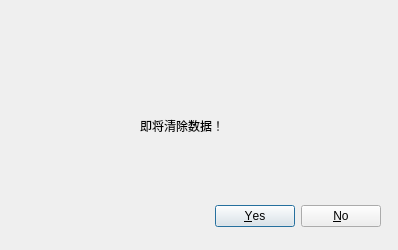
<?xml version="1.0" encoding="UTF-8"?>
<ui version="4.0">
 <class>QingChu</class>
 <widget class="QDialog" name="QingChu">
  <property name="geometry">
   <rect>
    <x>0</x>
    <y>0</y>
    <width>398</width>
    <height>250</height>
   </rect>
  </property>
  <property name="windowTitle">
   <string>Dialog</string>
  </property>
  <widget class="QDialogButtonBox" name="buttonBox">
   <property name="geometry">
    <rect>
     <x>40</x>
     <y>200</y>
     <width>341</width>
     <height>32</height>
    </rect>
   </property>
   <property name="orientation">
    <enum>Qt::Horizontal</enum>
   </property>
   <property name="standardButtons">
    <set>QDialogButtonBox::No|QDialogButtonBox::Yes</set>
   </property>
  </widget>
  <widget class="QLabel" name="label">
   <property name="geometry">
    <rect>
     <x>0</x>
     <y>0</y>
     <width>401</width>
     <height>251</height>
    </rect>
   </property>
   <property name="text">
    <string/>
   </property>
   <property name="pixmap">
    <pixmap>:/new/prefix1/image/timg (1).jfif</pixmap>
   </property>
  </widget>
  <widget class="QLabel" name="label_2">
   <property name="geometry">
    <rect>
     <x>140</x>
     <y>100</y>
     <width>121</width>
     <height>51</height>
    </rect>
   </property>
   <property name="text">
    <string>即将清除数据！</string>
   </property>
  </widget>
  <zorder>label</zorder>
  <zorder>buttonBox</zorder>
  <zorder>label_2</zorder>
 </widget>
 <resources/>
 <connections>
  <connection>
   <sender>buttonBox</sender>
   <signal>accepted()</signal>
   <receiver>QingChu</receiver>
   <slot>accept()</slot>
   <hints>
    <hint type="sourcelabel">
     <x>248</x>
     <y>254</y>
    </hint>
    <hint type="destinationlabel">
     <x>157</x>
     <y>274</y>
    </hint>
   </hints>
  </connection>
  <connection>
   <sender>buttonBox</sender>
   <signal>rejected()</signal>
   <receiver>QingChu</receiver>
   <slot>reject()</slot>
   <hints>
    <hint type="sourcelabel">
     <x>316</x>
     <y>260</y>
    </hint>
    <hint type="destinationlabel">
     <x>286</x>
     <y>274</y>
    </hint>
   </hints>
  </connection>
 </connections>
</ui>
